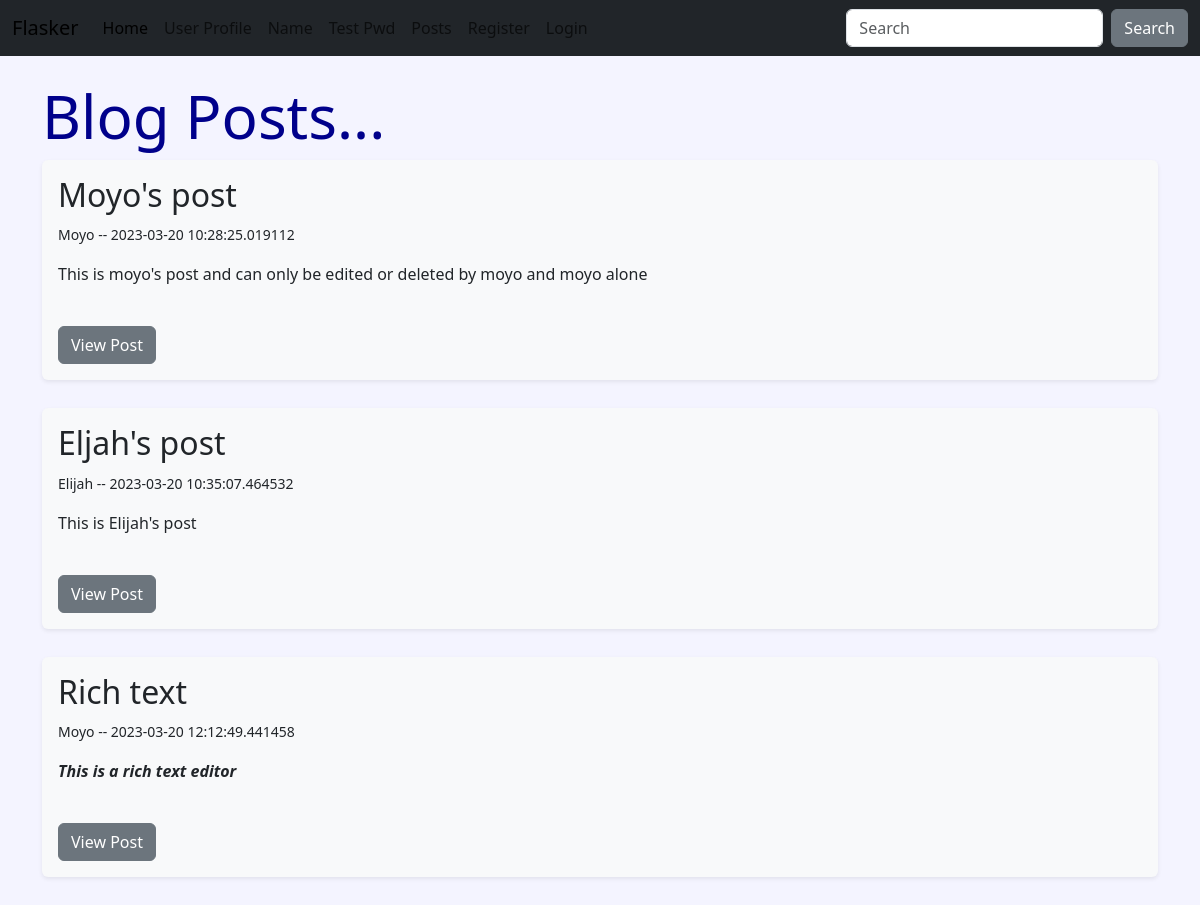
Page /posts on the earlier database version.
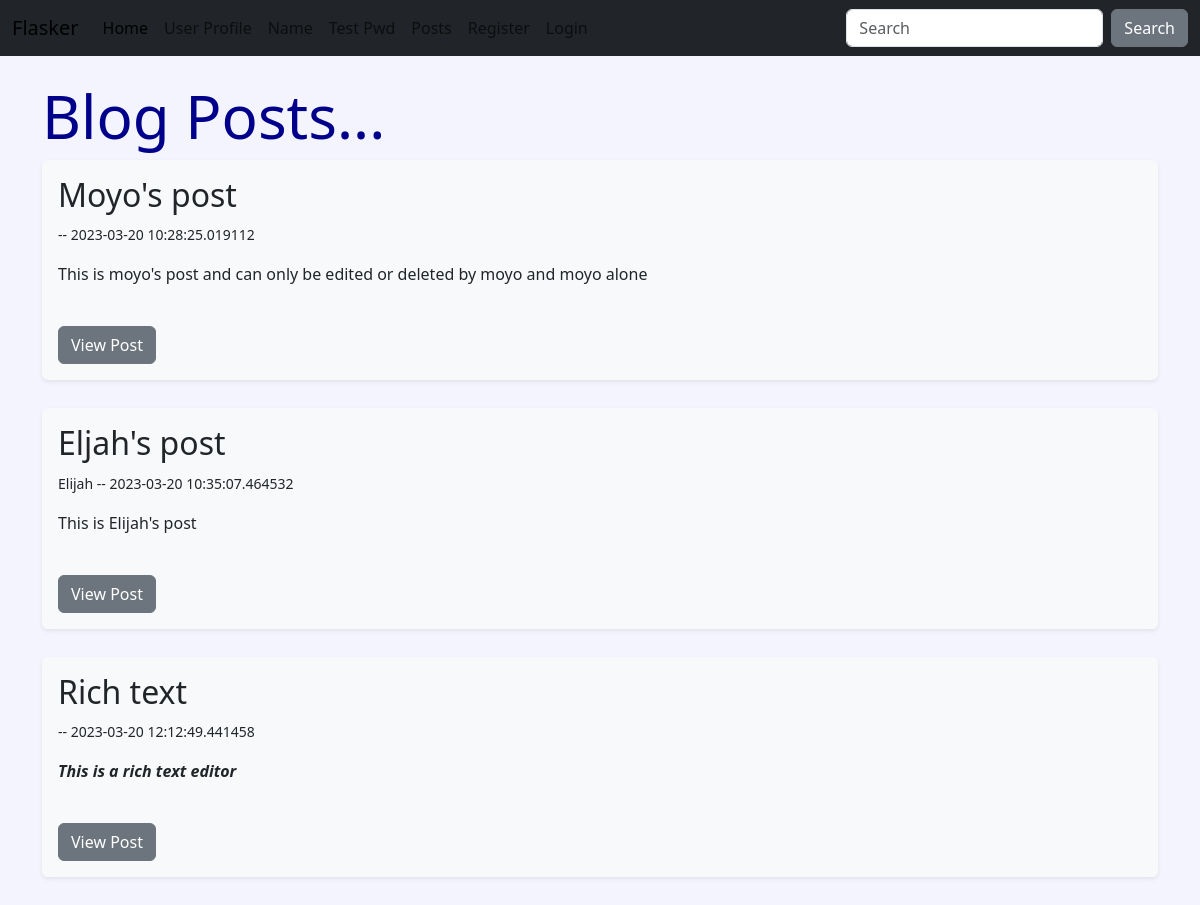
Same page on the later database version.
### hello.py (models this page shows, shortened)
class Post(db.Model):
    id = db.Column(db.Integer, primary_key=True)
    title = db.Column(db.String(255))
    content = db.Column(db.Text)
    date_posted = db.Column(db.DateTime, default=datetime.utcnow)
    slug = db.Column(db.String(255))
    poster_id = db.Column(db.Integer, db.ForeignKey('users.id'))

class Users(db.Model, UserMixin):
    id = db.Column(db.Integer, primary_key=True)
    username = db.Column(db.String(200), unique=True)
    name = db.Column(db.String(200), nullable=False)
    email = db.Column(db.String(200), nullable=False, unique=True)
    favorite_color = db.Column(db.String(120))
    about_author = db.Column(db.Text(500), nullable=True)
    date_added = db.Column(db.DateTime, default=datetime.utcnow)
    password_hash = db.Column(db.String(128))
    posts = db.relationship('Post', backref='poster')
    @property
    def password(self):
        raise AttributeError('Password is nomett a readable attr!')

### hello.py (the view)
@app.route('/posts')
def posts():
    posts = Post.query.order_by(Post.date_posted)
    return render_template('posts.html', posts=posts)

### webforms.py
class SearchForm(FlaskForm):
    searched = StringField('Searched', validators=[DataRequired()])
    submit = SubmitField('Submit')

### hello.py (called while the page is built)
@app.context_processor
def base():
    form = SearchForm()
    return dict(form=form)

### templates/posts.html (shortened to what this page needs)
{% extends 'base.html' %}
{% block content%}
<h1>Blog Posts...</h1>
{% if posts %}
{% for post in posts %}
<div class="shadow-sm p-3 mb-1 bg-body-tertiary rounded">
    <h2>{{ post.title|capitalize }}</h2>
    <p><small>{{ post.poster.name }} -- {{ post.date_posted }}</small></p>
    <p>{{ post.content|safe }}</p><br />
    <a href="{{ url_for('post', id=post.id )}}"><button type="button" class="btn btn-secondary">View Post</button></a>
</div>
<br/>
{% endfor %}
{% else %}
<h4>No post!</h4>
{% endif %}
{% endblock %}

### templates/base.html (shortened to what this page needs)
<!doctype html>
<html lang="en">
<head>
    <link href="https://cdn.jsdelivr.net/npm/bootstrap@5.3.0-alpha1/dist/css/bootstrap.min.css" rel="stylesheet"
>
    <link href="{{ url_for('static', filename='css/style.css') }}" rel="stylesheet"></link>
</head>
<body>
    {% include 'navbar.html'%}
    <div class="container">
        <br/>
        {% block content %}
        {% endblock %}
    </div>
</body>
</html>

### templates/navbar.html (shortened to what this page needs)
<nav class="navbar navbar-expand-lg bg-dark text-white">
    <div class="container-fluid">
      <a class="navbar-brand" href="{{ url_for('index') }}">Flasker</a>
      <div class="collapse navbar-collapse" id="navbarSupportedContent">
        <ul class="navbar-nav me-auto mb-2 mb-lg-0 text-white">
          <li class="nav-item">
            <a class="nav-link active" aria-current="page" href="{{ url_for('index') }}">Home</a>
          </li>
          <li class="nav-item">
            <a class="nav-link" href="{{ url_for('user', name='moyo') }}">User Profile</a>
          </li>
          <li class="nav-item">
            <a class="nav-link" href="{{ url_for('name') }}">Name</a>
          </li>
          <li class="nav-item">
            <a class="nav-link" href="{{ url_for('test_pw') }}">Test Pwd</a>
          </li>
          <li class="nav-item">
            <a class="nav-link" href="{{ url_for('posts') }}">Posts</a>
          </li>
          {% if current_user.is_authenticated %}
          <li class="nav-item">
            <a class="nav-link" href="{{ url_for('add_post') }}">Add Post</a>
          </li>
          <li class="nav-item">
            <a class="nav-link" href="{{ url_for('dashboard') }}">Dashboard</a>
          </li>
          <li class="nav-item">
            <a class="nav-link" href="{{ url_for('admin') }}">Admin</a>
          </li>
          <li class="nav-item">
            <a class="nav-link" href="{{ url_for('logout') }}">Logout</a>
          </li>
          {% else %}
          <li class="nav-item">
            <a class="nav-link" href="{{ url_for('add_user') }}">Register</a>
          </li>
          <li class="nav-item">
            <a class="nav-link" href="{{ url_for('login') }}">Login</a>
          </li>
          {% endif %}
        </ul>
        <form method="POST" action="{{url_for('search')}}" class="d-flex" role="search">
          <input class="form-control me-2" type="search" placeholder="Search" aria-label="Search" name="searched">
          <button class="btn btn-secondary" type="submit">Search</button>
        </form>
      </div>
    </div>
  </nav>

### static/css/style.css (style rules this page uses)
h1 { color: darkblue; font-size: 60px; }
body { background-color: #f4f4ff; }

Differences in the rows shown:
changed Post "Moyo's post": poster.name "Moyo" → (not shown)
changed Post "Rich text": poster.name "Moyo" → (not shown)
